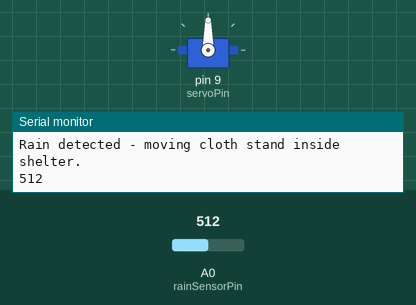
Recording of a sketch running on a simulated Arduino Uno, built with avr-gcc and run on an emulated ATmega328P. Parts: servo, the last lines printed to the serial monitor. The inputs (shaded band) are chosen by the test bench; at power-on: A0 (rainSensorPin) = 512.

Above: at 1.8 s.
1.9 s: A0 (rainSensorPin) set to 489
At 2.5 s:
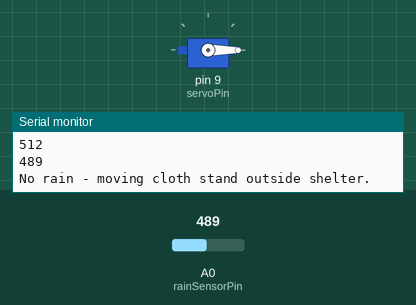
3.5 s: A0 (rainSensorPin) set to 510
At 5.2 s:
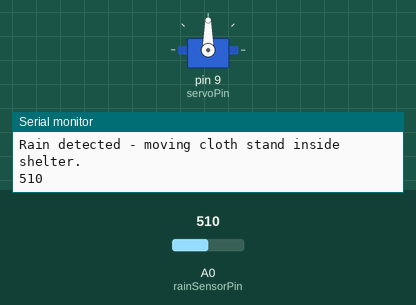
5.5 s: A0 (rainSensorPin) set to 490
At 6.8 s:
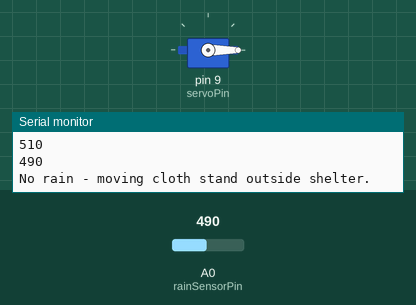
Timing chart, 0 to 8.5 s (numbered marks = the images above; inputs shaded):
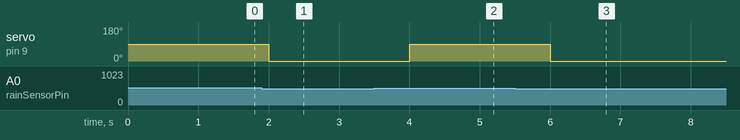

Measured:
- the behaviour switches between 501 and 500 on A0 (rainSensorPin) (found by bisection; images 0 and 1)
- after the input at 1.9 s, servo on pin 9 (servoPin): 90° → 0° after 0.10 s
- after the input at 3.5 s, servo on pin 9 (servoPin): 0° → 90° after 0.50 s
- after the input at 5.5 s, servo on pin 9 (servoPin): 90° → 0° after 0.50 s

The sketch:

automatic_rain_detection_roof_for_clothes_protection1.ino
```cpp
#include <Servo.h>  // Include the Servo library

Servo myServo;           // Create a Servo object

int rainSensorPin = A0;   // Pin connected to the rain sensor
int threshold = 500;      // Adjust this threshold based on your sensor's rain detection values
int servoPin = 9;         // Connect the signal wire of the servo to pin 9
bool clothStandInside = false;  // Track if the cloth stand is inside the shelter

void setup() {
  myServo.attach(servoPin);    // Attach the servo motor to pin 9
  Serial.begin(9600);          // Initialize serial communication for debugging
  pinMode(rainSensorPin, INPUT);
  myServo.write(0);            // Initial position (cloth stand outside the shelter)
}

void loop() {
  int sensorValue = analogRead(rainSensorPin); // Read the value from the rain sensor
  Serial.println(sensorValue);

  if (sensorValue > threshold && !clothStandInside) {  // If rain is detected and cloth stand is outside
    myServo.write(90);           // Move servo to bring cloth stand inside the shelter
    clothStandInside = true;     // Update position to inside shelter
    Serial.println("Rain detected - moving cloth stand inside shelter.");
  }
  else if (sensorValue <= threshold && clothStandInside) {  // If no rain and cloth stand is inside
    myServo.write(0);            // Move servo to bring cloth stand outside the shelter
    clothStandInside = false;    // Update position to outside shelter
    Serial.println("No rain - moving cloth stand outside shelter.");
  }

  delay(1000);                   // Delay for stability
}
```
